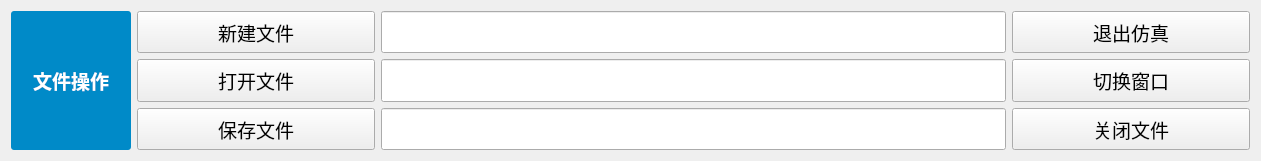
   <widget class="QWidget" name="layoutWidget">
    <property name="geometry">
     <rect>
      <x>20</x>
      <y>740</y>
      <width>1261</width>
      <height>161</height>
     </rect>
    </property>
    <property name="font">
     <font>
      <pointsize>14</pointsize>
     </font>
    </property>
    <layout class="QGridLayout" name="gridLayout_2">
     <item row="2" column="2" colspan="2">
      <widget class="QLineEdit" name="lineEdit_4">
       <property name="sizePolicy">
        <sizepolicy hsizetype="Preferred" vsizetype="Preferred">
         <horstretch>0</horstretch>
         <verstretch>0</verstretch>
        </sizepolicy>
       </property>
       <property name="font">
        <font>
         <pointsize>14</pointsize>
        </font>
       </property>
      </widget>
     </item>
     <item row="0" column="2" colspan="2">
      <widget class="QLineEdit" name="lineEdit_3">
       <property name="sizePolicy">
        <sizepolicy hsizetype="Fixed" vsizetype="Preferred">
         <horstretch>0</horstretch>
         <verstretch>0</verstretch>
        </sizepolicy>
       </property>
       <property name="minimumSize">
        <size>
         <width>625</width>
         <height>0</height>
        </size>
       </property>
       <property name="font">
        <font>
         <pointsize>14</pointsize>
        </font>
       </property>
       <property name="styleSheet">
        <string notr="true"/>
       </property>
      </widget>
     </item>
     <item row="2" column="4">
      <widget class="QPushButton" name="pushButton_44">
       <property name="sizePolicy">
        <sizepolicy hsizetype="Preferred" vsizetype="Preferred">
         <horstretch>0</horstretch>
         <verstretch>0</verstretch>
        </sizepolicy>
       </property>
       <property name="font">
        <font>
         <pointsize>14</pointsize>
        </font>
       </property>
       <property name="text">
        <string>关闭文件</string>
       </property>
      </widget>
     </item>
     <item row="1" column="4">
      <widget class="QPushButton" name="pushButton_4">
       <property name="sizePolicy">
        <sizepolicy hsizetype="Preferred" vsizetype="Preferred">
         <horstretch>0</horstretch>
         <verstretch>0</verstretch>
        </sizepolicy>
       </property>
       <property name="font">
        <font>
         <pointsize>14</pointsize>
        </font>
       </property>
       <property name="text">
        <string>切换窗口</string>
       </property>
      </widget>
     </item>
     <item row="0" column="1">
      <widget class="QPushButton" name="pushButton_43">
       <property name="sizePolicy">
        <sizepolicy hsizetype="Preferred" vsizetype="Preferred">
         <horstretch>0</horstretch>
         <verstretch>0</verstretch>
        </sizepolicy>
       </property>
       <property name="font">
        <font>
         <pointsize>14</pointsize>
        </font>
       </property>
       <property name="text">
        <string>新建文件</string>
       </property>
      </widget>
     </item>
     <item row="0" column="0" rowspan="3">
      <widget class="QLabel" name="label_49">
       <property name="sizePolicy">
        <sizepolicy hsizetype="Fixed" vsizetype="Preferred">
         <horstretch>0</horstretch>
         <verstretch>0</verstretch>
        </sizepolicy>
       </property>
       <property name="minimumSize">
        <size>
         <width>120</width>
         <height>0</height>
        </size>
       </property>
       <property name="maximumSize">
        <size>
         <width>71</width>
         <height>16777215</height>
        </size>
       </property>
       <property name="font">
        <font>
         <pointsize>14</pointsize>
         <bold>true</bold>
        </font>
       </property>
       <property name="layoutDirection">
        <enum>Qt::LayoutDirection::LeftToRight</enum>
       </property>
       <property name="styleSheet">
        <string notr="true">border-radius: 3px;
color: rgb(255, 255, 255);
background-color: rgb(0, 138, 200);</string>
       </property>
       <property name="frameShape">
        <enum>QFrame::Shape::StyledPanel</enum>
       </property>
       <property name="frameShadow">
        <enum>QFrame::Shadow::Plain</enum>
       </property>
       <property name="text">
        <string>文件操作</string>
       </property>
       <property name="textFormat">
        <enum>Qt::TextFormat::PlainText</enum>
       </property>
       <property name="scaledContents">
        <bool>false</bool>
       </property>
       <property name="alignment">
        <set>Qt::AlignmentFlag::AlignCenter</set>
       </property>
       <property name="wordWrap">
        <bool>true</bool>
       </property>
       <property name="margin">
        <number>8</number>
       </property>
       <property name="openExternalLinks">
        <bool>false</bool>
       </property>
      </widget>
     </item>
     <item row="1" column="1">
      <widget class="QPushButton" name="pushButton">
       <property name="sizePolicy">
        <sizepolicy hsizetype="Preferred" vsizetype="Preferred">
         <horstretch>0</horstretch>
         <verstretch>0</verstretch>
        </sizepolicy>
       </property>
       <property name="font">
        <font>
         <pointsize>14</pointsize>
        </font>
       </property>
       <property name="text">
        <string>打开文件</string>
       </property>
      </widget>
     </item>
     <item row="2" column="1">
      <widget class="QPushButton" name="pushButton_3">
       <property name="sizePolicy">
        <sizepolicy hsizetype="Preferred" vsizetype="Preferred">
         <horstretch>0</horstretch>
         <verstretch>0</verstretch>
        </sizepolicy>
       </property>
       <property name="font">
        <font>
         <pointsize>14</pointsize>
        </font>
       </property>
       <property name="text">
        <string>保存文件</string>
       </property>
      </widget>
     </item>
     <item row="1" column="2" colspan="2">
      <widget class="QLineEdit" name="lineEdit_2">
       <property name="sizePolicy">
        <sizepolicy hsizetype="Preferred" vsizetype="Preferred">
         <horstretch>0</horstretch>
         <verstretch>0</verstretch>
        </sizepolicy>
       </property>
       <property name="font">
        <font>
         <pointsize>14</pointsize>
        </font>
       </property>
      </widget>
     </item>
     <item row="0" column="4">
      <widget class="QPushButton" name="pushButton_8">
       <property name="sizePolicy">
        <sizepolicy hsizetype="Preferred" vsizetype="Preferred">
         <horstretch>0</horstretch>
         <verstretch>0</verstretch>
        </sizepolicy>
       </property>
       <property name="font">
        <font>
         <pointsize>14</pointsize>
        </font>
       </property>
       <property name="text">
        <string>退出仿真</string>
       </property>
      </widget>
     </item>
    </layout>
   </widget>
